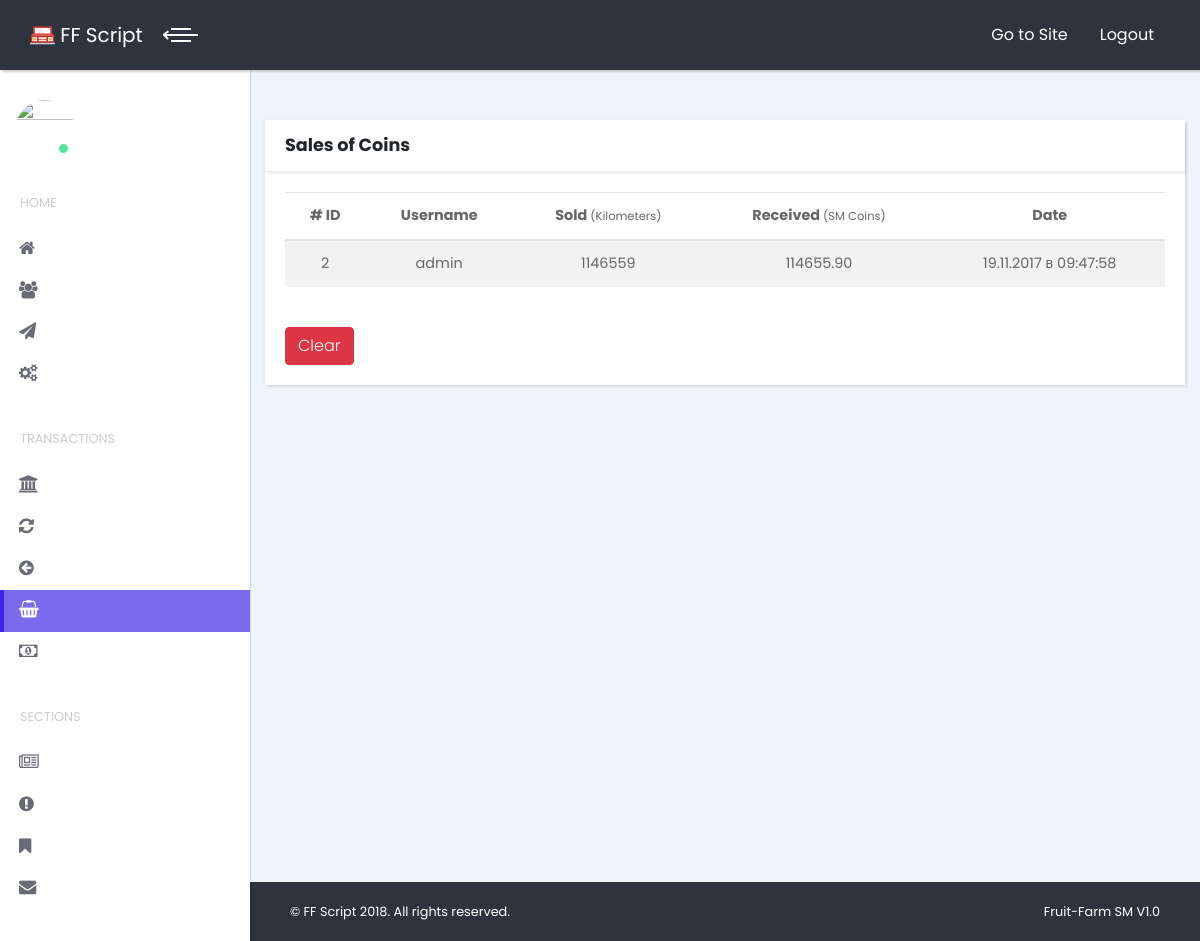
Page /admin/story_sell (signed in) on the earlier database version.
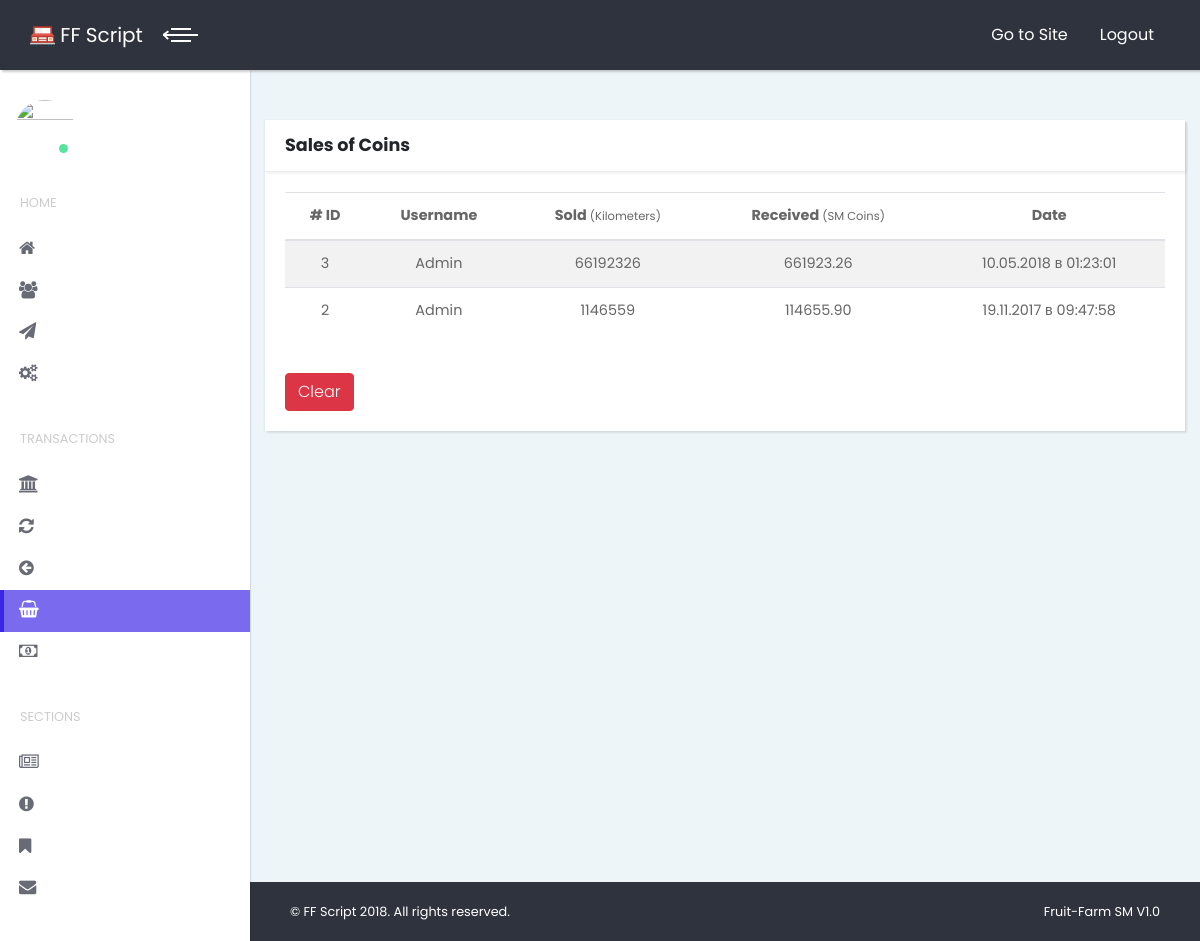
Same page on the later database version.
### tables this page shows
CREATE TABLE `db_sell_items` (
  `id` int(11) NOT NULL,
  `user` varchar(10) NOT NULL,
  `user_id` int(11) NOT NULL,
  `a_s` int(11) NOT NULL DEFAULT '0',
  `b_s` int(11) NOT NULL DEFAULT '0',
  `c_s` int(11) NOT NULL DEFAULT '0',
  `d_s` int(11) NOT NULL DEFAULT '0',
  `e_s` int(11) NOT NULL DEFAULT '0',
  `f_s` int(11) NOT NULL DEFAULT '0',
  `amount` double NOT NULL DEFAULT '0',
  `all_sell` int(11) NOT NULL DEFAULT '0',
  `date_add` int(11) NOT NULL DEFAULT '0',
  `date_del` int(11) NOT NULL DEFAULT '0'
);

### classes/_class.db.php (called while the page is built, shortened)
<?PHP
class Db
{
    private $con = false;
    private $MaxExTime = 0;
    private $LastQuery = false;
    public function query($query, $FreeMemory = false, $write_last = true)
    {
        $TimeA = $this->get_time();
        $xxt_res = mysqli_query($this->con, $query) or $this->GetError(mysqli_error($this->con));
        if($write_last) { $this->LastQuery = $xxt_res;
        }
        $TimeB = $this->get_time() - $TimeA;
        if($TimeB > $this->MaxExTime) {$this->HardQuery = $query; $this->MaxExTime = $TimeB;
        }
        if(!$FreeMemory) {
            return $this->LastQuery;
        }else { return $this->FreeMemory();
        }
    }
    private function Connect($host, $user, $pass, $base)
    {
        $this->con =  @mysqli_connect($host, $user, $pass, $base) or $this->GetError(mysqli_connect_error());
    }
    private function get_time()
    {
        list($seconds, $microSeconds) = explode(' ', microtime());
        return ((float) $seconds + (float) $microSeconds);
    }
    function NumRows()
    {
        return mysqli_num_rows($this->LastQuery);
    }
    function FetchArray()
    {
        return mysqli_fetch_array($this->LastQuery);
    }
}
?>

### admin/pages/_story_sell.php (the view, shortened to what this page needs)
<section class="no-padding-bottom">
    <div class="col-lg-12">
        <div class="card">
            <div class="card-header clearfix">
                <h4><?php echo $lang['story_sell']['title']; ?></h4>
            </div>
            <div class="card-body">
                <?PHP
                $db->Query("SELECT * FROM db_sell_items ORDER BY id DESC");
                if($db->NumRows() > 0){
                ?>
                <table class="table table-striped">
                    <thead class="text-center">
                        <th># ID</th>
                        <th><?php echo $lang['common']['username']; ?></th>
                        <th><?php echo $lang['common']['sold']; ?> <small>(<?php echo $config->settings['product']; ?>)</small></th>
                        <th><?php echo $lang['common']['received']; ?> <small>(<?php echo $config->settings['coins']; ?>)</small></th>
                        <th><?php echo $lang['common']['date']; ?></th>
                    </thead>
                <?PHP
                    while($data = $db->FetchArray()){
                    ?>
                    <tr class="text-center">
                        <td><?=$data["id"]; ?></td>
                        <td><?=$data["user"]; ?></td>
                        <td><?=$data["all_sell"]; ?></td>
                        <td><?=sprintf("%.2f",$data["amount"]); ?></td>
                        <td><?=date("d.m.Y в H:i:s",$data["date_add"]); ?></td>
                    </tr>
                    <?PHP
                    }
                ?>
                </table>
                <BR />
                <form action="" method="post" onSubmit="return confirm('<?php echo $lang['common']['confirmdelete'];?>')">
                    <button type="submit" name="clean" class="btn btn-danger" /><?php echo $lang['btn']['clear']; ?></button>
                </form>
                <?PHP
                }else echo "<div class='alert alert-danger'>{$lang['error_messages']['noresults']}</div>";
                ?>
            </div>
        </div>
    </div>
</section>

Differences in the rows shown:
added db_sell_items: id "3", user "Admin", all_sell "66192326", amount "661923.26", date_add "10.05.2018 в 01:23:01"
changed db_sell_items id 2: user "admin" → "Admin"
